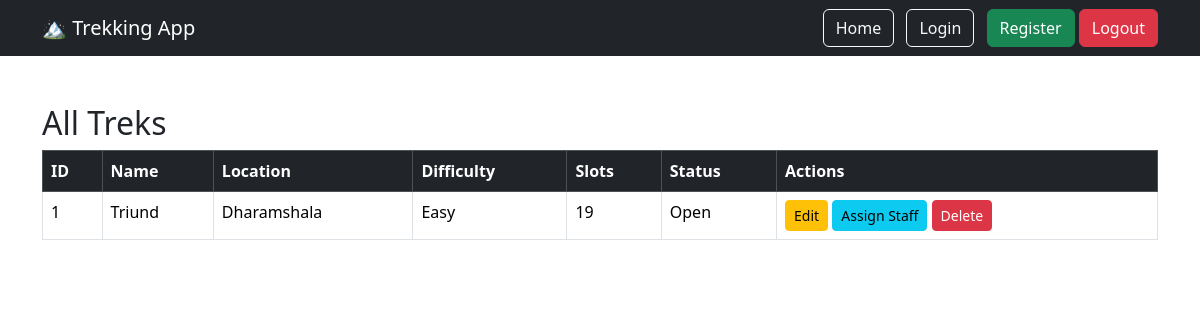
Before: /admin/treks with the older database file.
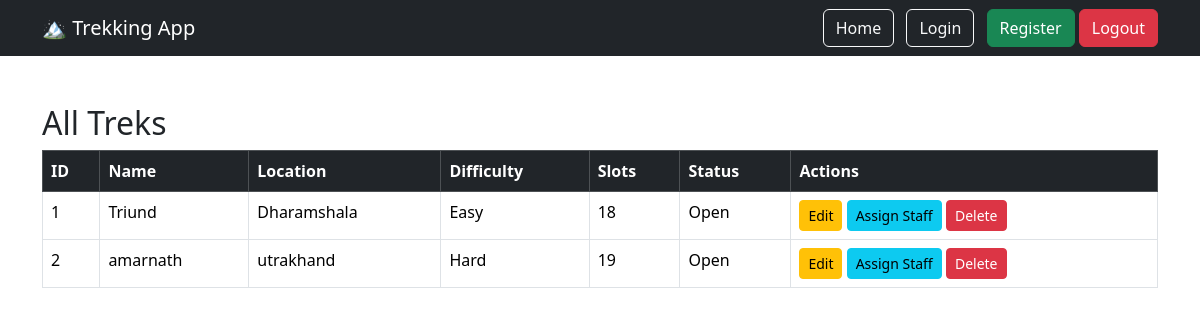
After: the same page with the newer database file.
### models/trek.py (models this page shows)
class Trek(db.Model):
    __tablename__ = "treks"
    id = db.Column( db.Integer, primary_key=True)
    name = db.Column( db.String(100) , nullable=False)
    location = db.Column(db.String(100), nullable=False)
    difficulty = db.Column(db.String(20), nullable=False)
    duration = db.Column( db.Integer , nullable=False)
    slots = db.Column( db.Integer , nullable=False)
    start_date = db.Column( db.Date, nullable=False)
    end_date = db.Column( db.Date , nullable=False)
    status = db.Column( db.String(30), default="Open")
    staff_id = db.Column( db.Integer, db.ForeignKey("users.id"), nullable=True)

### routes/admin.py (the view)
@admin.route("/admin/treks")
def view_treks():
    treks = Trek.query.all()
    return render_template(
        "admin/all_treks.html",
        treks=treks
    )

### templates/admin/all_treks.html
{% extends "base.html" %}
{% block content %}
<h2>All Treks</h2>
<table class="table table-bordered table-hover">
    <thead class="table-dark">
        <tr>
            <th>ID</th>
            <th>Name</th>
            <th>Location</th>
            <th>Difficulty</th>
            <th>Slots</th>
            <th>Status</th>
            <th>Actions</th>
        </tr>
    </thead>
    <tbody>
        {% for trek in treks %}
        <tr>
            <td>{{ trek.id }}</td>
            <td>{{ trek.name }}</td>
            <td>{{ trek.location }}</td>
            <td>{{ trek.difficulty }}</td>
            <td>{{ trek.slots }}</td>
            <td>{{ trek.status }}</td>
            <td>
                <a href="/admin/edit/{{ trek.id }}" class="btn btn-warning btn-sm">
                    Edit
                </a>
                <a href="/admin/assign/{{ trek.id }}" class="btn btn-info btn-sm">
                    Assign Staff
                </a>
                <a href="/admin/delete/{{ trek.id }}" class="btn btn-danger btn-sm">
                    Delete
                </a>
            </td>
        </tr>
        {% endfor %}
    </tbody>
</table>
{% endblock %}

Changed rows visible on the page:
changed Trek "Triund": slots "19" → "18"
added Trek: id "2", name "amarnath", location "utrakhand", difficulty "Hard", slots "19", status "Open"
